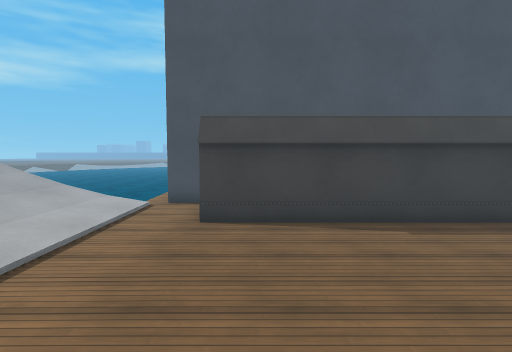
view 1 (above)

16 first-person views from a walk through a 3-D level made in the Godot game engine. The camera is 1.5 m above the floor, tilts 4° down and sees 80° across. The floor is counted in squares, 1 m on a side. Each view is taken from the middle of a square. On the plan, view 1 faces up. The plan holds only what a view shows up to about 15 squares ahead; the rest is blank. The place goes on beyond the plan. Surface patterns are stand-ins for the level's own textures.

view 2
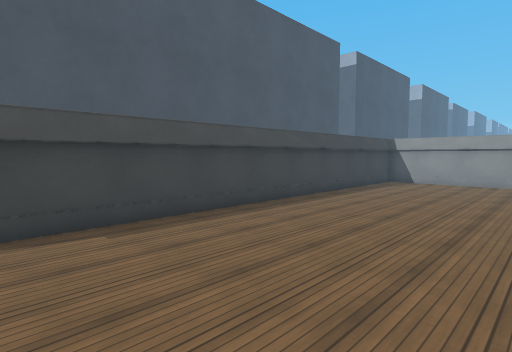

view 3
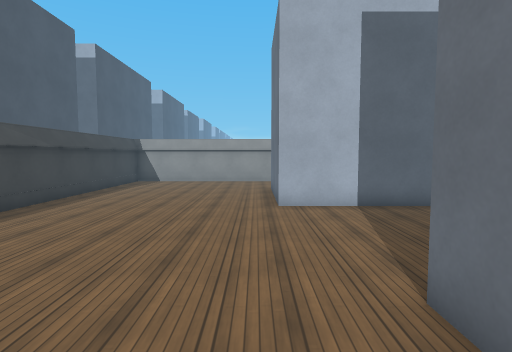

view 4
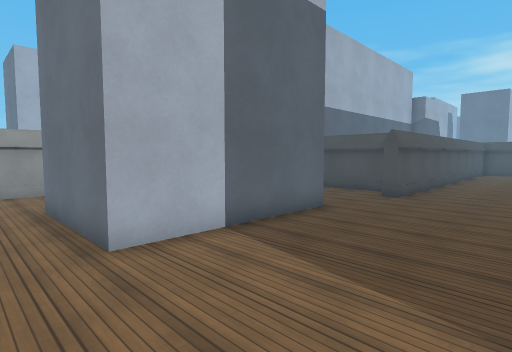

view 5
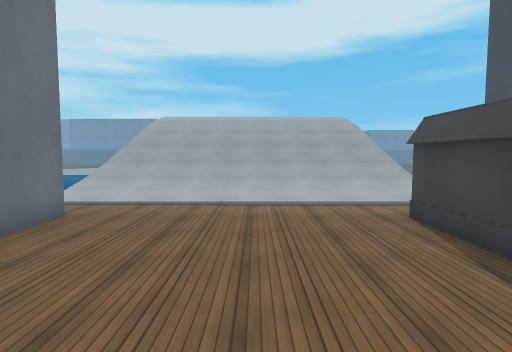

view 6
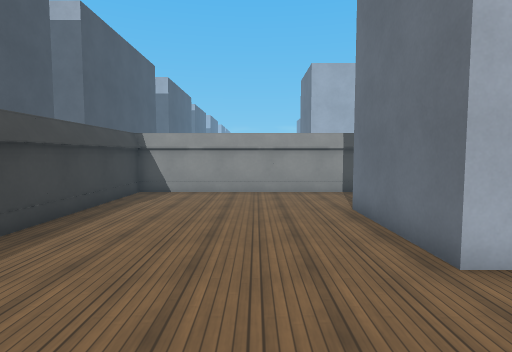

view 7
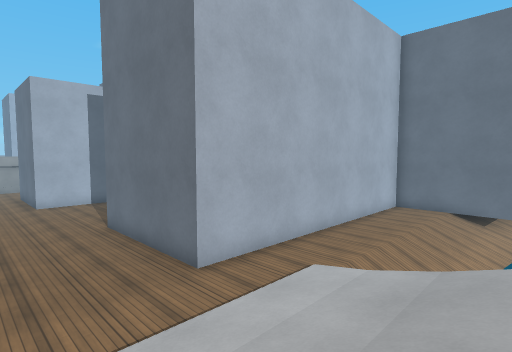

view 8
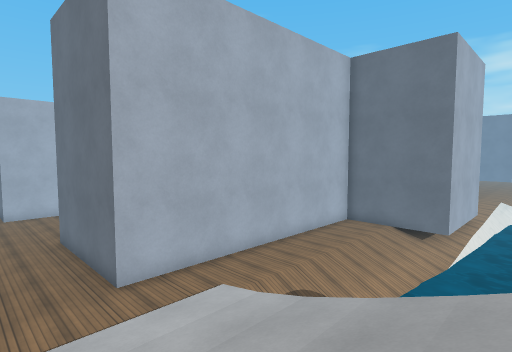

view 9
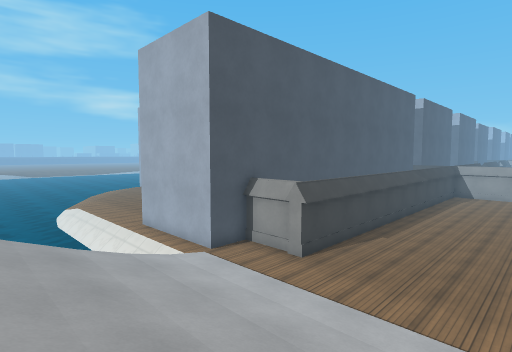

view 10
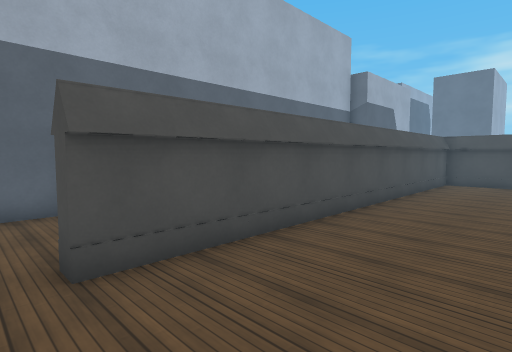

view 11
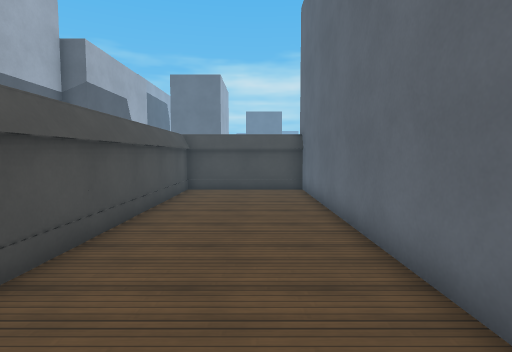

view 12
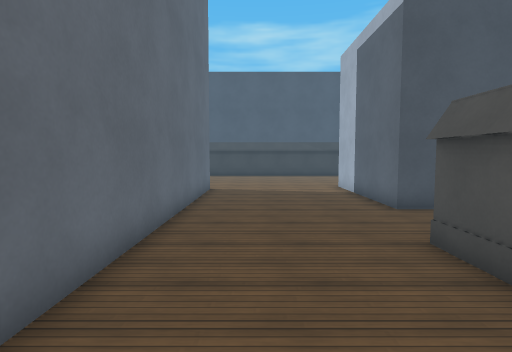

view 13
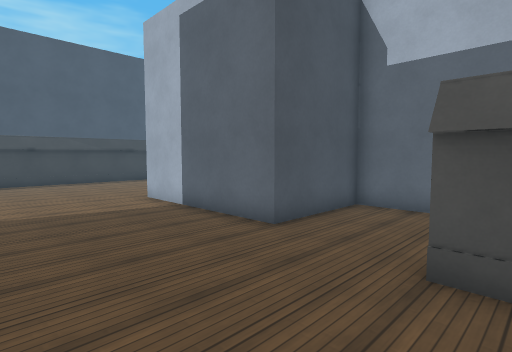

view 14
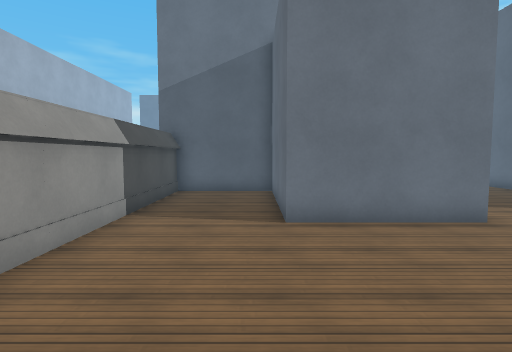

view 15
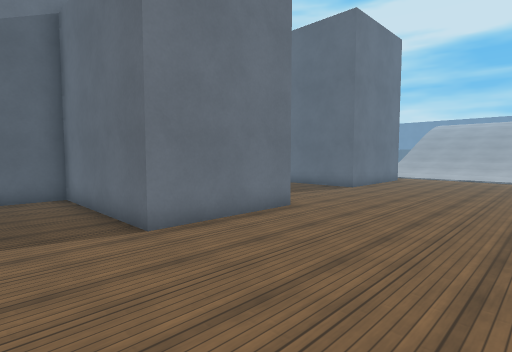

view 16
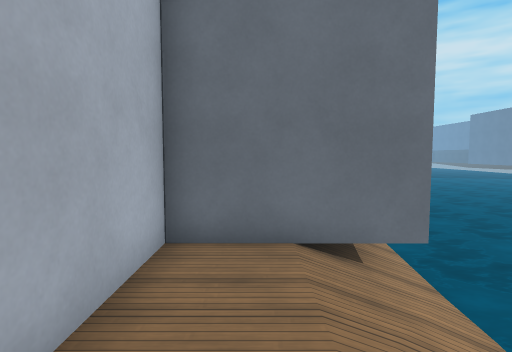

### Floor plan
Key: @ floor where view 1 was taken; # wall or solid block; . main floor; - floor 0.25 m lower than the main floor; / step, stairs or slope; = window, fence, low wall or low ledge; ≈ water the walk keeps out of.
Columns run from 9 left of view 1 to 18 right of it. Each row starts with its distance up from view 1.
 12       #
 11      -#
 10      -###
  9 ≈≈≈≈≈/. #
  8 //////..#
  7 //////..####################
  6 //////.....................#
  5 //////.....................#
  4 //////.....................#
  3 //////.....................#
  2 //////.....................#
  1 //////.....................#
  0 //////...@.................#
 -1 //////.............#####...#
 -2 //////..######.....#   #...#
 -3 //////..#    #.....#   #...#
 -4 ≈≈≈≈=/..#    #.....#   #...#
 -5      /..#    #.....#   #...#
 -6     //..#    #.....#   #...#
 -7     //..#    #.....#########
 -8    ≈//..#    #.........#
 -9   ≈≈//..#    #.........#
-10   ≈≈//..#    #....#....#
-11  ≈≈≈//..#    #....######
-12  ≈≈≈//..#    #....#
-13  ≈≈######    #....#
-14  ≈≈#         #....#
-15 ≈≈≈#         #....#
-16 ≈≈≈#         #....#
-17 ≈≈≈#         #....#
-18 ≈ ≈          #....#
-19 ≈            #....#
-20              #....#
-21              #....#
-22              #....#
-23              #....#
-24              #....#
-25              #....#
-26              ######

Where each view was taken, in squares from view 1:
view 1: 0 up, 0 right, facing up
view 2: 0 up, 1 right, facing up-right
view 3: 0 up, 1 right, facing right
view 4: 1 up, 5 right, facing down-right
view 5: 3 up, 6 right, facing left
view 6: 2 up, 6 right, facing right
view 7: 2 up, 7 left, facing down-right
view 8: 1 up, 9 left, facing down-right
view 9: 1 up, 9 left, facing up-right
view 10: 9 down, 5 right, facing down-right
view 11: 13 down, 6 right, facing down
view 12: 15 down, 6 right, facing up
view 13: 11 down, 5 right, facing up-right
view 14: 6 up, 15 right, facing down
view 15: 5 up, 17 right, facing down-left
view 16: 8 down, 3 left, facing down
